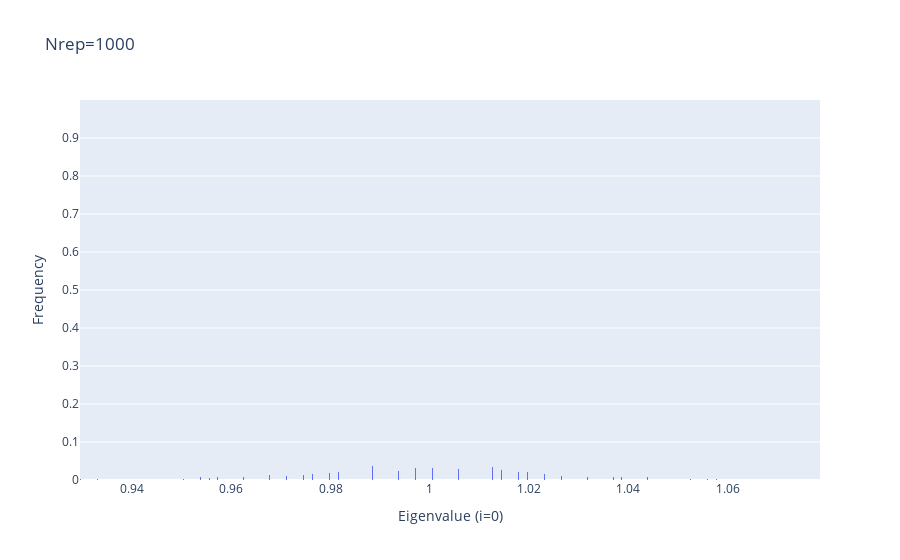
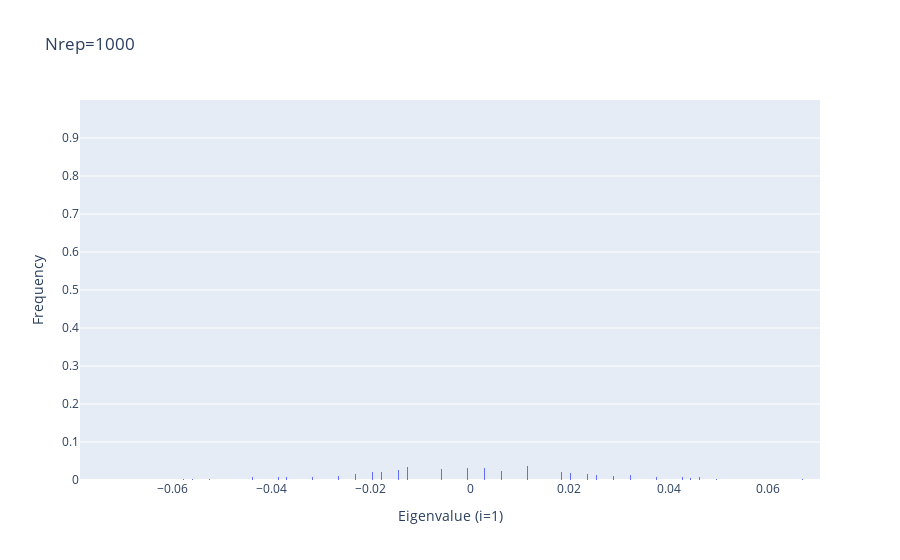

Source (notebook cell) for these figures, in order:
### Code cell
for i, values in enumerate(violation_result["sorted_eigenvalues_list"]):
    fig = physicality_violation_check.make_prob_dist_histogram(values, bin_size=0.0001)
    fig.update_layout(title=f"Nrep={len(values)}")
    fig.update_xaxes( title=f"Eigenvalue (i={i})")
    fig.show()

### Figure 1 — Plotly figure (JSON) as saved in the notebook; plotly's stock layout.template omitted (floating-point values rounded to 4 significant figures; data arrays with more than 128 entries replaced by an {"elided": "..."} marker saying what was removed)
{"data": [{"histnorm": "probability", "type": "histogram", "x": {"elided": "1000 float values"}, "xbins": {"size": 0.0001}}], "layout": {"title": {"text": "Nrep=1000"}, "xaxis": {"dtick": 0, "title": {"text": "Eigenvalue (i=0)"}}, "yaxis": {"range": [0, 1], "tickvals": [0, 0.1, 0.2, 0.3, 0.4, 0.5, 0.6, 0.7, 0.8, 0.9], "title": {"text": "Frequency"}}}}

### Figure 2 — Plotly figure (JSON) as saved in the notebook; plotly's stock layout.template omitted (floating-point values rounded to 4 significant figures; data arrays with more than 128 entries replaced by an {"elided": "..."} marker saying what was removed)
{"data": [{"histnorm": "probability", "type": "histogram", "x": {"elided": "1000 float values"}, "xbins": {"size": 0.0001}}], "layout": {"title": {"text": "Nrep=1000"}, "xaxis": {"dtick": 0, "title": {"text": "Eigenvalue (i=1)"}}, "yaxis": {"range": [0, 1], "tickvals": [0, 0.1, 0.2, 0.3, 0.4, 0.5, 0.6, 0.7, 0.8, 0.9], "title": {"text": "Frequency"}}}}
